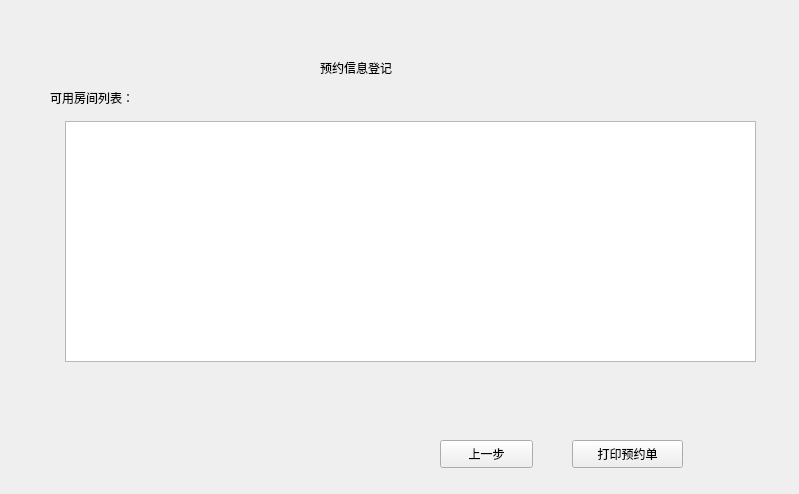
<?xml version="1.0" encoding="UTF-8"?>
<ui version="4.0">
 <class>appoinment1</class>
 <widget class="QWidget" name="appoinment1">
  <property name="geometry">
   <rect>
    <x>0</x>
    <y>0</y>
    <width>799</width>
    <height>494</height>
   </rect>
  </property>
  <property name="windowTitle">
   <string>预约信息登记</string>
  </property>
  <widget class="QLabel" name="label_2">
   <property name="geometry">
    <rect>
     <x>50</x>
     <y>90</y>
     <width>111</width>
     <height>16</height>
    </rect>
   </property>
   <property name="text">
    <string>可用房间列表：</string>
   </property>
  </widget>
  <widget class="QPushButton" name="pushButton">
   <property name="geometry">
    <rect>
     <x>440</x>
     <y>440</y>
     <width>93</width>
     <height>28</height>
    </rect>
   </property>
   <property name="text">
    <string>上一步</string>
   </property>
  </widget>
  <widget class="QPushButton" name="pushButton_2">
   <property name="geometry">
    <rect>
     <x>572</x>
     <y>440</y>
     <width>111</width>
     <height>28</height>
    </rect>
   </property>
   <property name="text">
    <string>打印预约单</string>
   </property>
  </widget>
  <widget class="QLabel" name="label">
   <property name="geometry">
    <rect>
     <x>320</x>
     <y>60</y>
     <width>91</width>
     <height>16</height>
    </rect>
   </property>
   <property name="text">
    <string>预约信息登记</string>
   </property>
  </widget>
  <widget class="QTableView" name="show_table">
   <property name="geometry">
    <rect>
     <x>65</x>
     <y>121</y>
     <width>691</width>
     <height>241</height>
    </rect>
   </property>
  </widget>
 </widget>
 <resources/>
 <connections/>
</ui>
